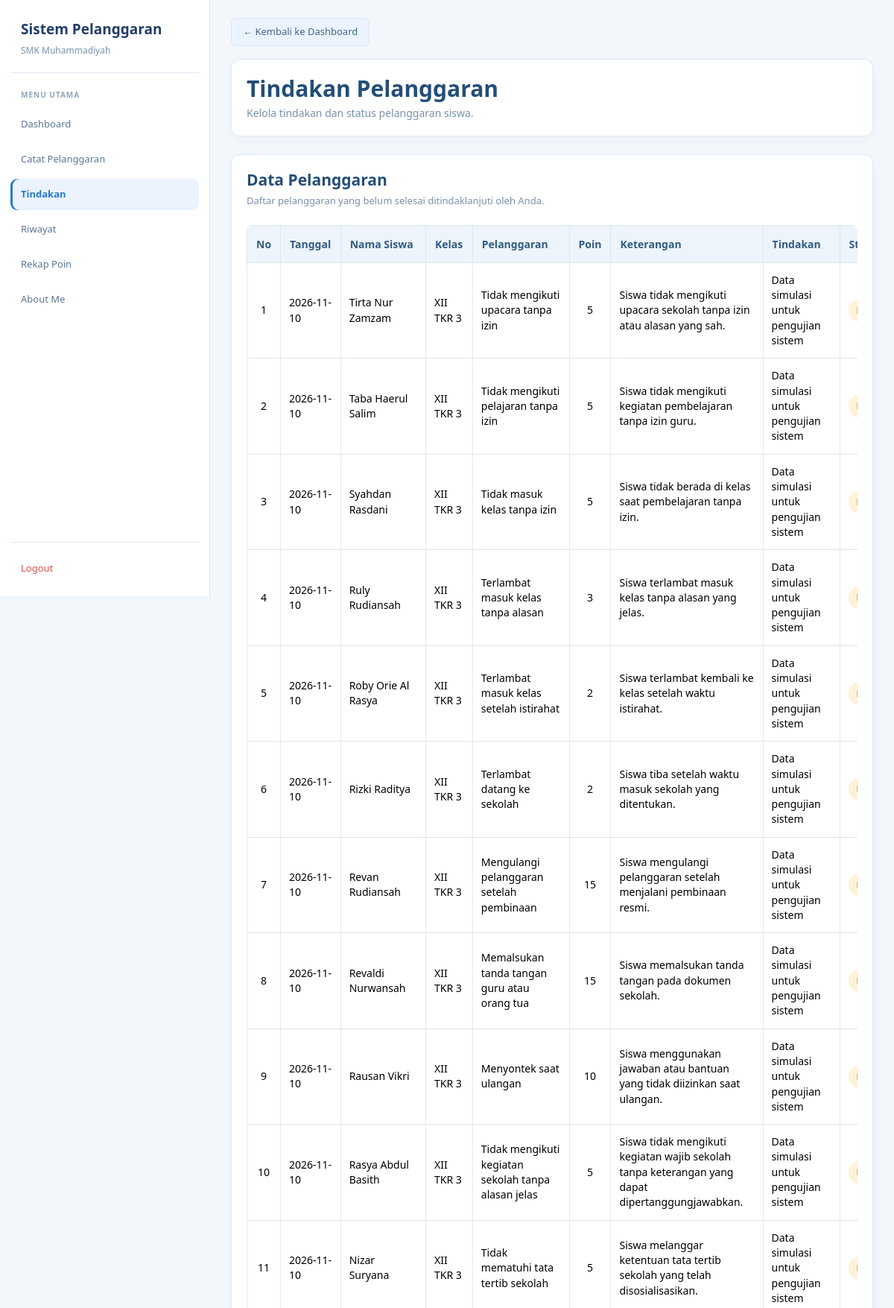
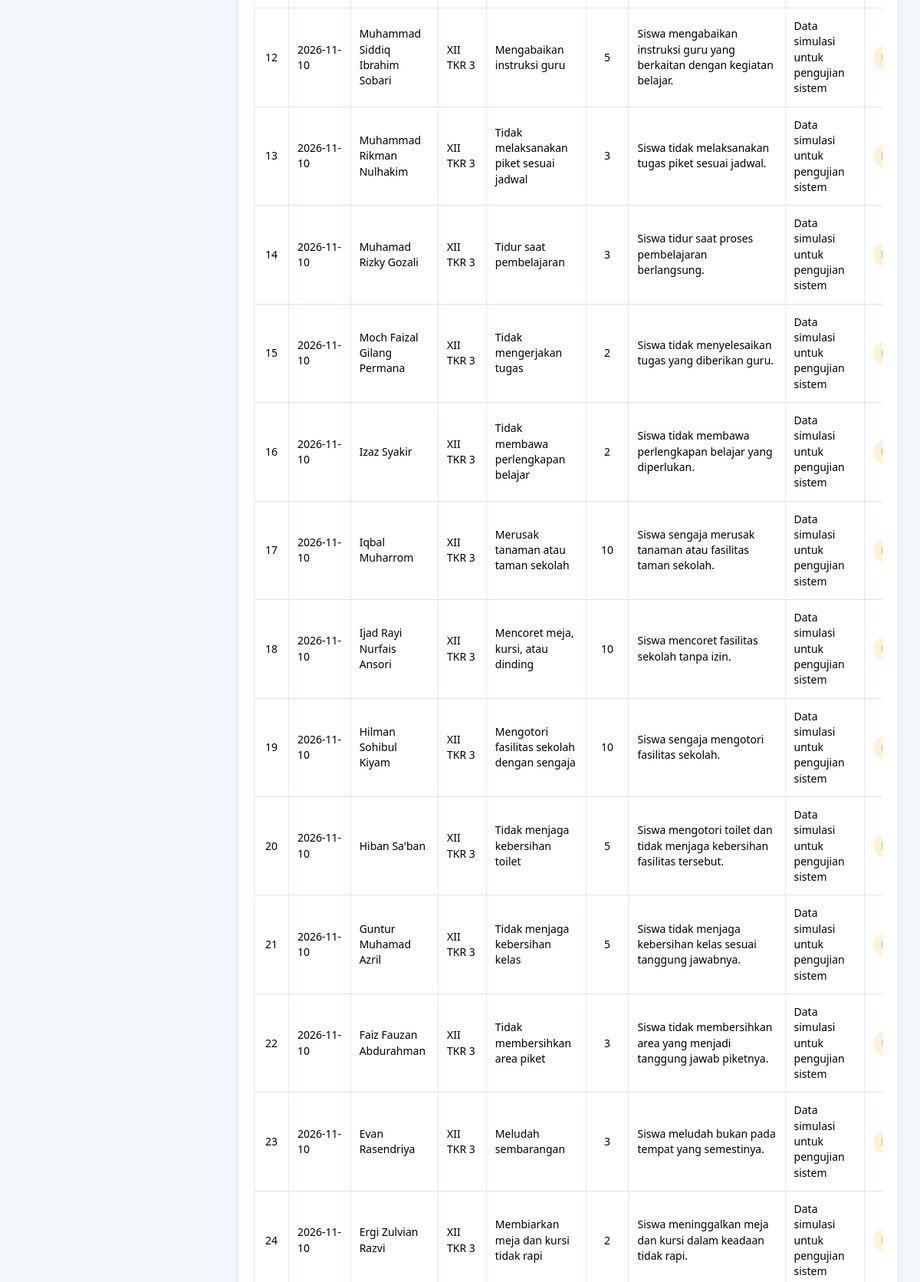
The page /guru/tindakan.php (signed in, upper part) on the database its author committed (2 pictures, top to bottom).
### tables this page shows
CREATE TABLE `t_pelanggaran_siswa` (
  `id` int(11) NOT NULL,
  `tahun_ajaran_id` int(11) NOT NULL,
  `siswa_id` int(11) NOT NULL,
  `nama_siswa` varchar(150) NOT NULL,
  `pelanggaran_id` int(11) NOT NULL,
  `nama_pelanggaran` varchar(150) NOT NULL,
  `pelanggaran_kategori_id` int(11) NOT NULL,
  `guru_id` int(11) NOT NULL,
  `nama_guru` varchar(150) NOT NULL,
  `tanggal` date NOT NULL,
  `keterangan` text NOT NULL,
  `poin` int(11) NOT NULL,
  `tindakan` text NOT NULL,
  `status` varchar(30) NOT NULL,
  `created_at` timestamp NOT NULL DEFAULT current_timestamp(),
  `updated_at` timestamp NOT NULL DEFAULT current_timestamp(),
  `kelas_id` int(11) NOT NULL,
  `nama_kelas` varchar(100) NOT NULL
);

### guru/tindakan.php (the view, shortened to what this page needs)
<?php
include "../config/koneksi.php";
$user_id = (int)($_SESSION['user_id'] ?? 0);
function e($value) {
    return htmlspecialchars((string)($value ?? ''), ENT_QUOTES, 'UTF-8');
}
$stmt = mysqli_prepare(
    $koneksi,
    "SELECT id, nama FROM t_guru WHERE user_id = ? LIMIT 1"
);
mysqli_stmt_bind_param($stmt, "i", $user_id);
mysqli_stmt_execute($stmt);
$data_guru = mysqli_fetch_assoc(mysqli_stmt_get_result($stmt));
$guru_id = (int)($data_guru['id'] ?? 0);
$daftar_pelanggaran = [];
if ($guru_id > 0) {
    $stmt = mysqli_prepare(
        $koneksi,
        "SELECT id, tanggal, nama_siswa, nama_kelas,
                nama_pelanggaran, poin, keterangan,
                tindakan, status
         FROM t_pelanggaran_siswa
         WHERE guru_id = ?
         AND COALESCE(status, '') <> 'Selesai'
         ORDER BY tanggal DESC, id DESC"
    );
    mysqli_stmt_bind_param($stmt, "i", $guru_id);
    mysqli_stmt_execute($stmt);
    $hasil = mysqli_stmt_get_result($stmt);
    while ($data = mysqli_fetch_assoc($hasil)) {
        $daftar_pelanggaran[] = $data;
    }
}
?>
<!DOCTYPE html>
<html lang="id">
<head>
    <link href="https://cdn.jsdelivr.net/npm/bootstrap@5.3.8/dist/css/bootstrap.min.css" rel="stylesheet">
    <link href="https://cdn.datatables.net/2.3.4/css/dataTables.bootstrap5.min.css" rel="stylesheet">
</head>
<body>
<aside class="sidebar">
    <div class="brand">
        <div class="brand-title">Sistem Pelanggaran</div>
        <div class="brand-subtitle">SMK Muhammadiyah</div>
    </div>
    <div class="menu-title">Menu Utama</div>
    <nav class="menu">
        <a href="../dashboard.php" class="menu-link">
            Dashboard
        </a>
        <a href="catat_pelanggaran.php" class="menu-link">
            Catat Pelanggaran
        </a>
        <a href="tindakan.php" class="menu-link active">
            Tindakan
        </a>
        <a href="riwayat.php" class="menu-link">
            Riwayat
        </a>
        <a href="rekap_poin.php" class="menu-link">
            Rekap Poin
        </a>
        <a href="../about.php" class="menu-link">
            About Me
        </a>
    </nav>
    <div class="logout">
        <a href="../logout.php" class="menu-link">
            Logout
        </a>
    </div>
</aside>
<main class="main">
    <div class="page-container">
        <div class="back-button">
            <a href="../dashboard.php" class="btn btn-secondary">
                &larr; Kembali ke Dashboard
            </a>
        </div>
        <section class="card mb-4">
            <div class="card-body">
                <h1 class="judul mb-1">
                    Tindakan Pelanggaran
                </h1>
                <p class="subjudul mb-0">
                    Kelola tindakan dan status pelanggaran siswa.
                </p>
            </div>
        </section>
        <section class="card">
            <div class="card-body">
                <h2 class="section-title">
                    Data Pelanggaran
                </h2>
                <p class="section-description">
                    Daftar pelanggaran yang belum selesai ditindaklanjuti oleh Anda.
                </p>
                <?php if (!empty($daftar_pelanggaran)): ?>
                    <div class="table-responsive">
                        <table id="tabelTindakan"
                               class="table table-bordered table-hover align-middle">
                            <thead>
                                <tr>
                                    <th>No</th>
                                    <th>Tanggal</th>
                                    <th>Nama Siswa</th>
                                    <th>Kelas</th>
                                    <th>Pelanggaran</th>
                                    <th>Poin</th>
                                    <th>Keterangan</th>
                                    <th>Tindakan</th>
                                    <th>Status</th>
                                </tr>
                            </thead>
                            <tbody>
                                <?php foreach ($daftar_pelanggaran as $index => $data): ?>
                                    <?php
                                    $status_data = trim($data['status'] ?? '');
                                    $class_status = 'status-diproses';
                                    if ($status_data === 'Ditindaklanjuti') {
                                        $class_status = 'status-ditindaklanjuti';
                                    }
                                    $tanggal = !empty($data['tanggal'])
                                        ? date('Y-m-d', strtotime($data['tanggal']))
                                        : '-';
                                    ?>
                                    <tr>
                                        <td><?= $index + 1; ?></td>
                                        <td><?= e($tanggal); ?></td>
                                        <td><?= e($data['nama_siswa']); ?></td>
                                        <td><?= e($data['nama_kelas'] ?: '-'); ?></td>
                                        <td><?= e($data['nama_pelanggaran']); ?></td>
                                        <td><?= (int)$data['poin']; ?></td>
                                        <td><?= e($data['keterangan'] ?: '-'); ?></td>
                                        <td>
                                            <?= e(trim((string)($data['tindakan'] ?? '')) ?: '-'); ?>
                                        </td>
                                        <td>
                                            <span class="status-badge <?= e($class_status); ?>">
                                            </span>
                                        </td>
                                    </tr>
                                <?php endforeach; ?>
                            </tbody>
                        </table>
                    </div>
                <?php endif; ?>
            </div>
        </section>
    </div>
</main>
</body>
</html>

### guru/tindakan.php (style rules this page uses)
:root { --blue: #2878cf; --blue-dark: #203e68; --blue-soft: #eaf3ff; --page: #f3f7fc; --text: #263f63; --muted: #7890ad; --line: #dce9f8; }
* { box-sizing: border-box; }
html, body { width: 100%; min-height: 100%; margin: 0; overflow-x: hidden; }
body { background: var(--page); color: var(--text); font-family: "Segoe UI", Arial, sans-serif; font-size: 15px; }
a { text-decoration: none; }
.sidebar { position: fixed; top: 0; left: 0; width: 282px; height: 100vh; padding: 25px 14px 16px; display: flex; flex-direction: column; background: #fff; border-right: 1px solid var(--line); z-index: 1000; overflow-y: auto; }
.brand { padding: 0 14px 20px; margin-bottom: 22px; border-bottom: 1px solid var(--line); }
.brand-title { color: var(--blue-dark); font-size: 19px; font-weight: 700; margin-bottom: 5px; }
.brand-subtitle { color: var(--muted); font-size: 12px; }
.menu-title { margin: 0 14px 11px; color: #91a5bd; font-size: 10px; font-weight: 700; letter-spacing: 1px; text-transform: uppercase; }
.menu { display: flex; flex-direction: column; gap: 5px; }
.menu-link { display: flex; align-items: center; min-height: 42px; padding: 11px 14px; border-radius: 9px; color: #5e7695; font-size: 13px; transition: .2s; }
.menu-link.active { background: var(--blue-soft); color: var(--blue); font-weight: 600; box-shadow: inset 3px 0 0 var(--blue); }
.logout { margin-top: auto; padding-top: 14px; border-top: 1px solid var(--line); }
.logout .menu-link { color: #d9534f; }
.main { width: calc(100% - 282px); min-height: 100vh; margin-left: 282px; padding: 24px 28px 40px; }
.page-container { width: 100%; max-width: 100%; min-width: 0; margin: 0 auto; }
.judul { color: #234e78; font-size: 30px; line-height: 1.25; font-weight: 650; }
.subjudul { color: #7890ad; font-size: 14px; line-height: 1.5; }
.card { background: #fff; border: 1px solid #dce9f8; border-radius: 12px; box-shadow: 0 3px 12px rgba(35, 78, 120, .045); overflow: hidden; }
.card-body { padding: 20px; min-width: 0; }
.section-title { color: #234e78; font-size: 21px; line-height: 1.3; font-weight: 650; margin-bottom: 5px; }
.section-description { color: var(--muted); font-size: 13px; margin-bottom: 22px; }
.btn { border-radius: 7px; font-size: 13px; font-weight: 500; padding: 7px 13px; }
.btn-secondary { --bs-btn-bg: #eaf3ff; --bs-btn-border-color: #dce9f8; --bs-btn-color: #426584; --bs-btn-hover-bg: #dceaf6; --bs-btn-hover-border-color: #cbddeb; --bs-btn-hover-color: #234e78; }
.back-button { margin-bottom: 17px; }
.back-button .btn { font-size: 13px; padding: 8px 15px; }
.table-responsive { width: 100%; max-width: 100%; overflow-x: auto; overflow-y: hidden; border-radius: 8px; -webkit-overflow-scrolling: touch; }
#tabelTindakan { width: 100% !important; min-width: 1100px; margin-bottom: 0 !important; color: #344b63; font-size: 14px; vertical-align: middle; }
#tabelTindakan thead th { padding: 14px 12px; background: #edf4fb; color: #315b82; border-color: #dce7f1; font-size: 14px; font-weight: 600; white-space: nowrap; }
#tabelTindakan tbody td { padding: 13px 11px; border-color: #e2eaf3; vertical-align: middle; line-height: 1.45; }
#tabelTindakan th:first-child, #tabelTindakan td:first-child, #tabelTindakan th:nth-child(6), #tabelTindakan td:nth-child(6), #tabelTindakan th:last-child, #tabelTindakan td:last-child { text-align: center; }
.status-badge { display: inline-block; padding: 7px 11px; border-radius: 20px; font-size: 12px; font-weight: 600; white-space: nowrap; }
.status-diproses { background: #fff2d8; color: #966b16; }

### rows shown on the page
t_pelanggaran_siswa: tanggal "2026-11-10", nama_siswa "Tirta Nur Zamzam", nama_kelas "XII TKR 3", nama_pelanggaran "Tidak mengikuti upacara tanpa izin", poin "5", keterangan "Siswa tidak mengikuti upacara sekolah tanpa izin atau alasan yang sah.", tindakan "Data simulasi untuk pengujian sistem"
t_pelanggaran_siswa: tanggal "2026-11-10", nama_siswa "Taba Haerul Salim", nama_kelas "XII TKR 3", nama_pelanggaran "Tidak mengikuti pelajaran tanpa izin", poin "5", keterangan "Siswa tidak mengikuti kegiatan pembelajaran tanpa izin guru.", tindakan "Data simulasi untuk pengujian sistem"
t_pelanggaran_siswa: tanggal "2026-11-10", nama_siswa "Syahdan Rasdani", nama_kelas "XII TKR 3", nama_pelanggaran "Tidak masuk kelas tanpa izin", poin "5", keterangan "Siswa tidak berada di kelas saat pembelajaran tanpa izin.", tindakan "Data simulasi untuk pengujian sistem"
t_pelanggaran_siswa: tanggal "2026-11-10", nama_siswa "Ruly Rudiansah", nama_kelas "XII TKR 3", nama_pelanggaran "Terlambat masuk kelas tanpa alasan", poin "3", keterangan "Siswa terlambat masuk kelas tanpa alasan yang jelas.", tindakan "Data simulasi untuk pengujian sistem"
t_pelanggaran_siswa: tanggal "2026-11-10", nama_siswa "Roby Orie Al Rasya", nama_kelas "XII TKR 3", nama_pelanggaran "Terlambat masuk kelas setelah istirahat", poin "2", keterangan "Siswa terlambat kembali ke kelas setelah waktu istirahat.", tindakan "Data simulasi untuk pengujian sistem"
t_pelanggaran_siswa: tanggal "2026-11-10", nama_siswa "Rizki Raditya", nama_kelas "XII TKR 3", nama_pelanggaran "Terlambat datang ke sekolah", poin "2", keterangan "Siswa tiba setelah waktu masuk sekolah yang ditentukan.", tindakan "Data simulasi untuk pengujian sistem"
t_pelanggaran_siswa: tanggal "2026-11-10", nama_siswa "Revan Rudiansah", nama_kelas "XII TKR 3", nama_pelanggaran "Mengulangi pelanggaran setelah pembinaan", poin "15", keterangan "Siswa mengulangi pelanggaran setelah menjalani pembinaan resmi.", tindakan "Data simulasi untuk pengujian sistem"
t_pelanggaran_siswa: tanggal "2026-11-10", nama_siswa "Revaldi Nurwansah", nama_kelas "XII TKR 3", nama_pelanggaran "Memalsukan tanda tangan guru atau orang tua", poin "15", keterangan "Siswa memalsukan tanda tangan pada dokumen sekolah.", tindakan "Data simulasi untuk pengujian sistem"
t_pelanggaran_siswa: tanggal "2026-11-10", nama_siswa "Rausan Vikri", nama_kelas "XII TKR 3", nama_pelanggaran "Menyontek saat ulangan", poin "10", keterangan "Siswa menggunakan jawaban atau bantuan yang tidak diizinkan saat ulangan.", tindakan "Data simulasi untuk pengujian sistem"
t_pelanggaran_siswa: tanggal "2026-11-10", nama_siswa "Rasya Abdul Basith", nama_kelas "XII TKR 3", nama_pelanggaran "Tidak mengikuti kegiatan sekolah tanpa alasan jelas", poin "5", keterangan "Siswa tidak mengikuti kegiatan wajib sekolah tanpa keterangan yang dapat dipertanggungjawabkan.", tindakan "Data simulasi untuk pengujian sistem"
t_pelanggaran_siswa: tanggal "2026-11-10", nama_siswa "Nizar Suryana", nama_kelas "XII TKR 3", nama_pelanggaran "Tidak mematuhi tata tertib sekolah", poin "5", keterangan "Siswa melanggar ketentuan tata tertib sekolah yang telah disosialisasikan.", tindakan "Data simulasi untuk pengujian sistem"
t_pelanggaran_siswa: tanggal "2026-11-10", nama_siswa "Muhammad Siddiq Ibrahim Sobari", nama_kelas "XII TKR 3", nama_pelanggaran "Mengabaikan instruksi guru", poin "5", keterangan "Siswa mengabaikan instruksi guru yang berkaitan dengan kegiatan belajar.", tindakan "Data simulasi untuk pengujian sistem"
t_pelanggaran_siswa: tanggal "2026-11-10", nama_siswa "Muhammad Rikman Nulhakim", nama_kelas "XII TKR 3", nama_pelanggaran "Tidak melaksanakan piket sesuai jadwal", poin "3", keterangan "Siswa tidak melaksanakan tugas piket sesuai jadwal.", tindakan "Data simulasi untuk pengujian sistem"
t_pelanggaran_siswa: tanggal "2026-11-10", nama_siswa "Muhamad Rizky Gozali", nama_kelas "XII TKR 3", nama_pelanggaran "Tidur saat pembelajaran", poin "3", keterangan "Siswa tidur saat proses pembelajaran berlangsung.", tindakan "Data simulasi untuk pengujian sistem"
t_pelanggaran_siswa: tanggal "2026-11-10", nama_siswa "Moch Faizal Gilang Permana", nama_kelas "XII TKR 3", nama_pelanggaran "Tidak mengerjakan tugas", poin "2", keterangan "Siswa tidak menyelesaikan tugas yang diberikan guru.", tindakan "Data simulasi untuk pengujian sistem"
t_pelanggaran_siswa: tanggal "2026-11-10", nama_siswa "Izaz Syakir", nama_kelas "XII TKR 3", nama_pelanggaran "Tidak membawa perlengkapan belajar", poin "2", keterangan "Siswa tidak membawa perlengkapan belajar yang diperlukan.", tindakan "Data simulasi untuk pengujian sistem"
t_pelanggaran_siswa: tanggal "2026-11-10", nama_siswa "Iqbal Muharrom", nama_kelas "XII TKR 3", nama_pelanggaran "Merusak tanaman atau taman sekolah", poin "10", keterangan "Siswa sengaja merusak tanaman atau fasilitas taman sekolah.", tindakan "Data simulasi untuk pengujian sistem"
t_pelanggaran_siswa: tanggal "2026-11-10", nama_siswa "Ijad Rayi Nurfais Ansori", nama_kelas "XII TKR 3", nama_pelanggaran "Mencoret meja, kursi, atau dinding", poin "10", keterangan "Siswa mencoret fasilitas sekolah tanpa izin.", tindakan "Data simulasi untuk pengujian sistem"
t_pelanggaran_siswa: tanggal "2026-11-10", nama_siswa "Hilman Sohibul Kiyam", nama_kelas "XII TKR 3", nama_pelanggaran "Mengotori fasilitas sekolah dengan sengaja", poin "10", keterangan "Siswa sengaja mengotori fasilitas sekolah.", tindakan "Data simulasi untuk pengujian sistem"
t_pelanggaran_siswa: tanggal "2026-11-10", nama_siswa "Hiban Sa'ban", nama_kelas "XII TKR 3", nama_pelanggaran "Tidak menjaga kebersihan toilet", poin "5", keterangan "Siswa mengotori toilet dan tidak menjaga kebersihan fasilitas tersebut.", tindakan "Data simulasi untuk pengujian sistem"
t_pelanggaran_siswa: tanggal "2026-11-10", nama_siswa "Guntur Muhamad Azril", nama_kelas "XII TKR 3", nama_pelanggaran "Tidak menjaga kebersihan kelas", poin "5", keterangan "Siswa tidak menjaga kebersihan kelas sesuai tanggung jawabnya.", tindakan "Data simulasi untuk pengujian sistem"
t_pelanggaran_siswa: tanggal "2026-11-10", nama_siswa "Faiz Fauzan Abdurahman", nama_kelas "XII TKR 3", nama_pelanggaran "Tidak membersihkan area piket", poin "3", keterangan "Siswa tidak membersihkan area yang menjadi tanggung jawab piketnya.", tindakan "Data simulasi untuk pengujian sistem"
t_pelanggaran_siswa: tanggal "2026-11-10", nama_siswa "Evan Rasendriya", nama_kelas "XII TKR 3", nama_pelanggaran "Meludah sembarangan", poin "3", keterangan "Siswa meludah bukan pada tempat yang semestinya.", tindakan "Data simulasi untuk pengujian sistem"
t_pelanggaran_siswa: tanggal "2026-11-10", nama_siswa "Ergi Zulvian Razvi", nama_kelas "XII TKR 3", nama_pelanggaran "Membiarkan meja dan kursi tidak rapi", poin "2", keterangan "Siswa meninggalkan meja dan kursi dalam keadaan tidak rapi.", tindakan "Data simulasi untuk pengujian sistem"
